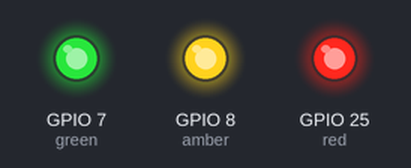
A program run on a simulated Raspberry Pi (BCM pin numbers). Shown: output pins drawn as LEDs (lit = HIGH). At 30.0 s the program stops and its outputs stay as they are.

Above: at 0.1 s.
At 7.1 s:
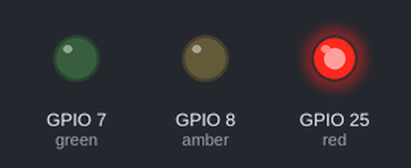
At 15.1 s:
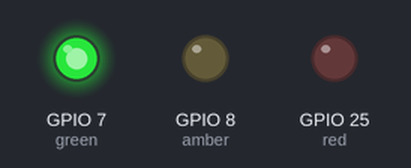
At 23.1 s:
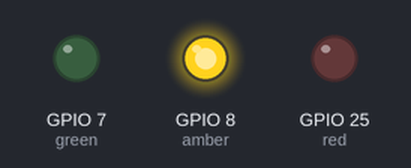
At 30.1 s:
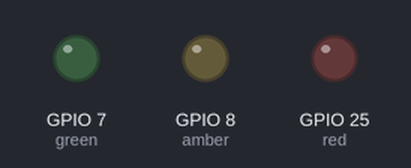
Timing chart, 0 to 31.5 s (numbered marks = the images above):
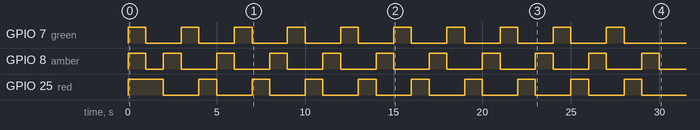

The program:

leditesti2.py
```python
#miksa 30.9.2016
#schema GND - resistor - led -GPIO25
#GND - resistor - led -GPIO8
#GND - resistor - led -GPIO7

from gpiozero import LED
from time import sleep
red = LED(25)
amber = LED(8)
green = LED(7)

green.on()
amber.on()
red.on()
i=10
while i>0:
    sleep(1)
    red.on()
    green.off()
    amber.off()

    sleep(1)
    red.off()
    amber.on()

    sleep(1)
    green.on()
    amber.off()

    i=i-1
```

Measured:
- by itself, GPIO 7 (green): alternates HIGH for 1.0 s and LOW for 2.0 s, 20 changes in all, then stays LOW
- by itself, GPIO 8 (amber): goes HIGH 1.0 s, LOW 1.0 s, 9 × (HIGH 1.0 s, LOW 2.0 s), HIGH 1.0 s, then LOW
- by itself, GPIO 25 (red): repeats every 3.0 s: LOW 2.0 s, HIGH 1.0 s
